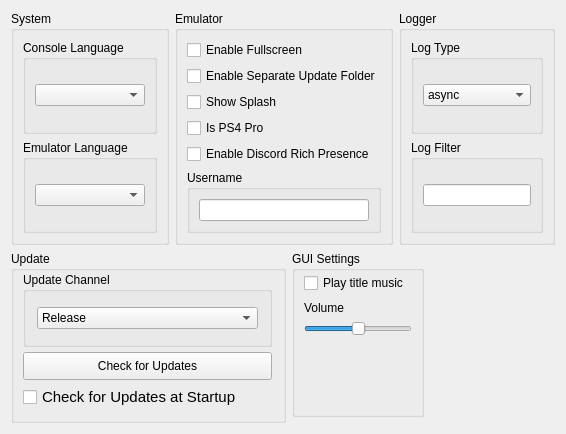
      <widget class="QWidget" name="generalTab">
       <attribute name="title">
        <string>General</string>
       </attribute>
       <layout class="QVBoxLayout" name="generalTabVLayout" stretch="0,0">
        <item>
         <layout class="QHBoxLayout" name="generalTabHLayoutTop" stretch="1,1,1">
          <item>
           <layout class="QVBoxLayout" name="systemTabLayoutLeft">
            <item>
             <widget class="QGroupBox" name="SystemSettings">
              <property name="title">
               <string>System</string>
              </property>
              <layout class="QVBoxLayout" name="emuSettingsLayout">
               <item>
                <widget class="QGroupBox" name="consoleLanguageGroupBox">
                 <property name="title">
                  <string>Console Language</string>
                 </property>
                 <layout class="QVBoxLayout" name="settingsLayout">
                  <item>
                   <widget class="QComboBox" name="consoleLanguageComboBox"/>
                  </item>
                 </layout>
                </widget>
               </item>
               <item>
                <widget class="QGroupBox" name="emulatorLanguageGroupBox">
                 <property name="title">
                  <string>Emulator Language</string>
                 </property>
                 <layout class="QVBoxLayout" name="langSettingsLayout">
                  <item>
                   <widget class="QComboBox" name="emulatorLanguageComboBox"/>
                  </item>
                 </layout>
                </widget>
               </item>
              </layout>
             </widget>
            </item>
           </layout>
          </item>
          <item>
           <layout class="QVBoxLayout" name="emulatorTabLayoutMiddle">
            <item>
             <widget class="QGroupBox" name="emulatorSettingsGroupBox">
              <property name="title">
               <string>Emulator</string>
              </property>
              <layout class="QVBoxLayout" name="additionalSettingsVLayout">
               <item>
                <layout class="QVBoxLayout" name="emulatorverticalLayout">
                 <item>
                  <widget class="QCheckBox" name="fullscreenCheckBox">
                   <property name="text">
                    <string>Enable Fullscreen</string>
                   </property>
                  </widget>
                 </item>
                 <item>
                  <widget class="QCheckBox" name="separateUpdatesCheckBox">
                   <property name="text">
                    <string>Enable Separate Update Folder</string>
                   </property>
                  </widget>
                 </item>
                 <item>
                  <widget class="QCheckBox" name="showSplashCheckBox">
                   <property name="text">
                    <string>Show Splash</string>
                   </property>
                  </widget>
                 </item>
                 <item>
                  <widget class="QCheckBox" name="ps4proCheckBox">
                   <property name="text">
                    <string>Is PS4 Pro</string>
                   </property>
                  </widget>
                 </item>
                 <item>
                  <widget class="QCheckBox" name="discordRPCCheckbox">
                   <property name="text">
                    <string>Enable Discord Rich Presence</string>
                   </property>
                  </widget>
                 </item>
                </layout>
               </item>
               <item>
                <layout class="QVBoxLayout" name="vLayoutUserName">
                 <property name="spacing">
                  <number>6</number>
                 </property>
                 <property name="leftMargin">
                  <number>0</number>
                 </property>
                 <item>
                  <layout class="QHBoxLayout" name="hLayoutUserName">
                   <item>
                    <widget class="QGroupBox" name="userName">
                     <property name="title">
                      <string>Username</string>
                     </property>
                     <layout class="QVBoxLayout" name="userNameLayout">
                      <item>
                       <widget class="QLineEdit" name="userNameLineEdit"/>
                      </item>
                     </layout>
                    </widget>
                   </item>
                  </layout>
                 </item>
                </layout>
               </item>
              </layout>
             </widget>
            </item>
           </layout>
          </item>
          <item>
           <layout class="QVBoxLayout" name="loggerTabLayoutRight">
            <item>
             <widget class="QGroupBox" name="loggerGroupBox">
              <property name="title">
               <string>Logger</string>
              </property>
              <layout class="QVBoxLayout" name="loggerLayout">
               <item>
                <widget class="QWidget" name="LogTypeWidget" native="true">
                 <layout class="QVBoxLayout" name="LogTypeLayout">
                  <property name="leftMargin">
                   <number>0</number>
                  </property>
                  <property name="topMargin">
                   <number>0</number>
                  </property>
                  <property name="rightMargin">
                   <number>0</number>
                  </property>
                  <property name="bottomMargin">
                   <number>0</number>
                  </property>
                  <item>
                   <widget class="QGroupBox" name="logTypeGroupBox">
                    <property name="title">
                     <string>Log Type</string>
                    </property>
                    <layout class="QVBoxLayout" name="logTypeBoxLayout">
                     <item>
                      <widget class="QComboBox" name="logTypeComboBox">
                       <item>
                        <property name="text">
                         <string>async</string>
                        </property>
                       </item>
                       <item>
                        <property name="text">
                         <string>sync</string>
                        </property>
                       </item>
                      </widget>
                     </item>
                    </layout>
                   </widget>
                  </item>
                 </layout>
                </widget>
               </item>
               <item>
                <layout class="QVBoxLayout" name="vLayoutLogFilter">
                 <property name="spacing">
                  <number>6</number>
                 </property>
                 <property name="leftMargin">
                  <number>0</number>
                 </property>
                 <item>
                  <layout class="QHBoxLayout" name="hLayoutLogFilter">
                   <item>
                    <widget class="QGroupBox" name="logFilter">
                     <property name="title">
                      <string>Log Filter</string>
                     </property>
                     <layout class="QVBoxLayout" name="logFilterLayout">
                      <item>
                       <widget class="QLineEdit" name="logFilterLineEdit"/>
                      </item>
                     </layout>
                    </widget>
                   </item>
                  </layout>
                 </item>
                </layout>
               </item>
              </layout>
             </widget>
            </item>
           </layout>
          </item>
         </layout>
        </item>
        <item>
         <layout class="QHBoxLayout" name="generalTabHLayout_2">
          <item>
           <layout class="QVBoxLayout" name="updaterTabLayoutLeft">
            <property name="sizeConstraint">
             <enum>QLayout::SizeConstraint::SetDefaultConstraint</enum>
            </property>
            <property name="leftMargin">
             <number>0</number>
            </property>
            <property name="topMargin">
             <number>0</number>
            </property>
            <property name="rightMargin">
             <number>0</number>
            </property>
            <property name="bottomMargin">
             <number>0</number>
            </property>
            <item alignment="Qt::AlignmentFlag::AlignTop">
             <widget class="QGroupBox" name="updaterGroupBox">
              <property name="sizePolicy">
               <sizepolicy hsizetype="Preferred" vsizetype="MinimumExpanding">
                <horstretch>0</horstretch>
                <verstretch>0</verstretch>
               </sizepolicy>
              </property>
              <property name="minimumSize">
               <size>
                <width>275</width>
                <height>0</height>
               </size>
              </property>
              <property name="maximumSize">
               <size>
                <width>16777215</width>
                <height>16777215</height>
               </size>
              </property>
              <property name="title">
               <string>Update</string>
              </property>
              <layout class="QVBoxLayout" name="UpdateLayout" stretch="0,0,0">
               <property name="spacing">
                <number>5</number>
               </property>
               <property name="topMargin">
                <number>1</number>
               </property>
               <property name="rightMargin">
                <number>11</number>
               </property>
               <property name="bottomMargin">
                <number>11</number>
               </property>
               <item>
                <widget class="QGroupBox" name="updaterComboBox">
                 <property name="sizePolicy">
                  <sizepolicy hsizetype="Preferred" vsizetype="Fixed">
                   <horstretch>0</horstretch>
                   <verstretch>0</verstretch>
                  </sizepolicy>
                 </property>
                 <property name="minimumSize">
                  <size>
                   <width>0</width>
                   <height>75</height>
                  </size>
                 </property>
                 <property name="maximumSize">
                  <size>
                   <width>16777215</width>
                   <height>16777215</height>
                  </size>
                 </property>
                 <property name="title">
                  <string>Update Channel</string>
                 </property>
                 <layout class="QVBoxLayout" name="UpdateChannelLayout">
                  <property name="spacing">
                   <number>7</number>
                  </property>
                  <property name="leftMargin">
                   <number>11</number>
                  </property>
                  <property name="topMargin">
                   <number>11</number>
                  </property>
                  <property name="rightMargin">
                   <number>11</number>
                  </property>
                  <property name="bottomMargin">
                   <number>11</number>
                  </property>
                  <item>
                   <widget class="QComboBox" name="updateComboBox">
                    <property name="sizePolicy">
                     <sizepolicy hsizetype="Preferred" vsizetype="Fixed">
                      <horstretch>0</horstretch>
                      <verstretch>0</verstretch>
                     </sizepolicy>
                    </property>
                    <item>
                     <property name="text">
                      <string>Release</string>
                     </property>
                    </item>
                    <item>
                     <property name="text">
                      <string>Nightly</string>
                     </property>
                    </item>
                    <item>
                     <property name="text">
                      <string>PartBB</string>
                     </property>
                    </item>
                   </widget>
                  </item>
                 </layout>
                </widget>
               </item>
               <item>
                <widget class="QPushButton" name="checkUpdateButton">
                 <property name="sizePolicy">
                  <sizepolicy hsizetype="MinimumExpanding" vsizetype="Fixed">
                   <horstretch>0</horstretch>
                   <verstretch>0</verstretch>
                  </sizepolicy>
                 </property>
                 <property name="minimumSize">
                  <size>
                   <width>197</width>
                   <height>28</height>
                  </size>
                 </property>
                 <property name="maximumSize">
                  <size>
                   <width>16777215</width>
                   <height>16777215</height>
                  </size>
                 </property>
                 <property name="text">
                  <string>Check for Updates</string>
                 </property>
                </widget>
               </item>
               <item>
                <widget class="QCheckBox" name="updateCheckBox">
                 <property name="sizePolicy">
                  <sizepolicy hsizetype="Preferred" vsizetype="Fixed">
                   <horstretch>0</horstretch>
                   <verstretch>0</verstretch>
                  </sizepolicy>
                 </property>
                 <property name="font">
                  <font>
                   <pointsize>11</pointsize>
                   <bold>false</bold>
                  </font>
                 </property>
                 <property name="text">
                  <string>Check for Updates at Startup</string>
                 </property>
                </widget>
               </item>
              </layout>
             </widget>
            </item>
           </layout>
          </item>
          <item>
           <layout class="QVBoxLayout" name="GUITabLayoutMiddle" stretch="0">
            <item alignment="Qt::AlignmentFlag::AlignTop">
             <widget class="QGroupBox" name="GUIgroupBox">
              <property name="sizePolicy">
               <sizepolicy hsizetype="Preferred" vsizetype="Preferred">
                <horstretch>0</horstretch>
                <verstretch>0</verstretch>
               </sizepolicy>
              </property>
              <property name="minimumSize">
               <size>
                <width>0</width>
                <height>0</height>
               </size>
              </property>
              <property name="title">
               <string>GUI Settings</string>
              </property>
              <layout class="QVBoxLayout" name="GUILayout">
               <property name="topMargin">
                <number>1</number>
               </property>
               <property name="bottomMargin">
                <number>11</number>
               </property>
               <item>
                <layout class="QVBoxLayout" name="GUIMusicLayout">
                 <property name="topMargin">
                  <number>1</number>
                 </property>
                 <property name="bottomMargin">
                  <number>0</number>
                 </property>
                 <item>
                  <widget class="QCheckBox" name="playBGMCheckBox">
                   <property name="sizePolicy">
                    <sizepolicy hsizetype="Minimum" vsizetype="Fixed">
                     <horstretch>0</horstretch>
                     <verstretch>0</verstretch>
                    </sizepolicy>
                   </property>
                   <property name="text">
                    <string>Play title music</string>
                   </property>
                  </widget>
                 </item>
                 <item>
                  <spacer name="GUIverticalSpacer_2">
                   <property name="orientation">
                    <enum>Qt::Orientation::Vertical</enum>
                   </property>
                   <property name="sizeType">
                    <enum>QSizePolicy::Policy::Fixed</enum>
                   </property>
                   <property name="sizeHint" stdset="0">
                    <size>
                     <width>20</width>
                     <height>2</height>
                    </size>
                   </property>
                  </spacer>
                 </item>
                 <item>
                  <widget class="QLabel" name="label">
                   <property name="sizePolicy">
                    <sizepolicy hsizetype="Preferred" vsizetype="Fixed">
                     <horstretch>0</horstretch>
                     <verstretch>0</verstretch>
                    </sizepolicy>
                   </property>
                   <property name="maximumSize">
                    <size>
                     <width>16777215</width>
                     <height>16777215</height>
                    </size>
                   </property>
                   <property name="text">
                    <string>Volume</string>
                   </property>
                  </widget>
                 </item>
                 <item>
                  <widget class="QSlider" name="BGMVolumeSlider">
                   <property name="toolTip">
                    <string>Set the volume of the background music.</string>
                   </property>
                   <property name="maximum">
                    <number>100</number>
                   </property>
                   <property name="singleStep">
                    <number>10</number>
                   </property>
                   <property name="pageStep">
                    <number>20</number>
                   </property>
                   <property name="value">
                    <number>50</number>
                   </property>
                   <property name="orientation">
                    <enum>Qt::Orientation::Horizontal</enum>
                   </property>
                   <property name="invertedAppearance">
                    <bool>false</bool>
                   </property>
                   <property name="invertedControls">
                    <bool>false</bool>
                   </property>
                   <property name="tickPosition">
                    <enum>QSlider::TickPosition::NoTicks</enum>
                   </property>
                   <property name="tickInterval">
                    <number>10</number>
                   </property>
                  </widget>
                 </item>
                </layout>
               </item>
               <item>
                <widget class="QWidget" name="GUIwidgetSpacer" native="true">
                 <property name="minimumSize">
                  <size>
                   <width>0</width>
                   <height>61</height>
                  </size>
                 </property>
                </widget>
               </item>
              </layout>
             </widget>
            </item>
           </layout>
          </item>
          <item>
           <layout class="QVBoxLayout" name="EmptyTabLayoutRight">
            <item>
             <spacer name="emptyHorizontalSpacer">
              <property name="orientation">
               <enum>Qt::Orientation::Horizontal</enum>
              </property>
              <property name="sizeHint" stdset="0">
               <size>
                <width>40</width>
                <height>20</height>
               </size>
              </property>
             </spacer>
            </item>
           </layout>
          </item>
         </layout>
        </item>
       </layout>
      </widget>
